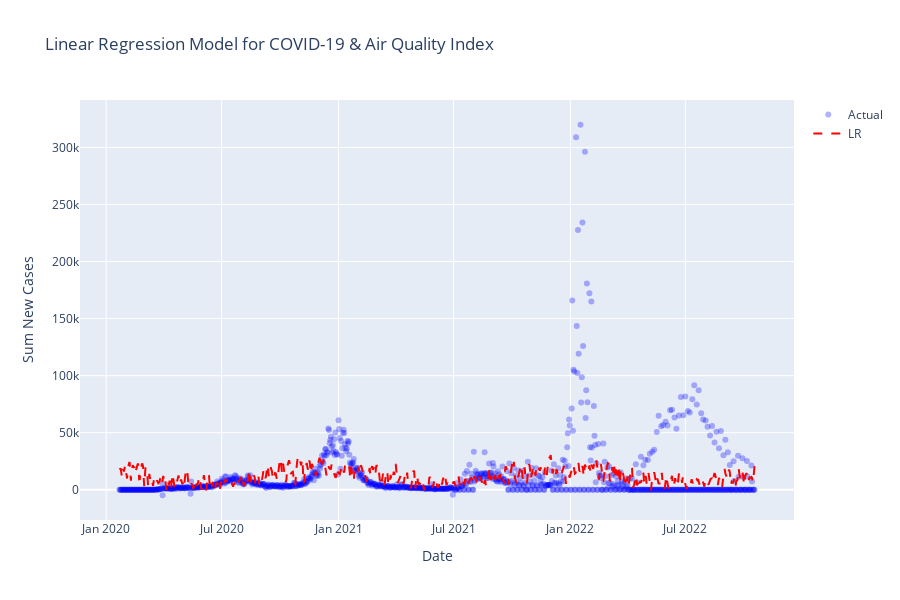

The cell this chart's notebook holds for it:
### Code cell
# For NO2 conc (ppb) & Sum New Cases
## Perform regression modeling
from sklearn.linear_model import LinearRegression
from sklearn.metrics import r2_score, mean_squared_error

import statsmodels.api as sm
import calendar

# Convert datetime to int
#x = data['Date'].values.astype(int) / 10**9  # Convert to seconds (UNIX epoch start)
#x = x.reshape(-1, 1)


x = NewData['NO2 conc (ppb)']
y = NewData['Sum New Cases']

#--------------------------------------------------------------
# Linear regression model
#--------------------------------------------------------------
# Stastical approach
x_lms = sm.add_constant(x)
linear_model_stat = sm.OLS(y, x_lms)
lms_results = linear_model_stat.fit()
p_values = lms_results.pvalues[1:]

# Machine learning approach (no p-values)
linear_model = LinearRegression()
linear_model.fit(x_lms, y)
y_linear_pred = linear_model.predict(x_lms)

# Calculate R2 and RMSE for linear regression model
linear_r2 = r2_score(y, y_linear_pred)
linear_rmse = np.sqrt(mean_squared_error(y, y_linear_pred))

print("Model Evaluation")
print("\nLinear Regression: RMSE=%.2f, R2=%.2f" % (linear_rmse, linear_r2))
for i, p_value in enumerate(p_values.index):
  print(f'P({p_value}): {p_values[i]}')

if any(p_values <= 0.05):
  print("There is a significant relationship between the predictor and the response\n")
else:
  print("There is no significant relationship between the predictor and the response\n")


# Plot the model
import plotly.graph_objects as go

xtt = NewData['Date'].dt.strftime('%Y-%m-%d')
scatter_actual = go.Scatter(x=xtt, y=y, mode='markers', name='Actual', marker=dict(color='blue', opacity=0.3))

line_regression = go.Scatter(x=xtt, y=y_linear_pred, mode='lines', name='LR', line=dict(color='red', dash='dash'))

data = [scatter_actual, line_regression]

layout = go.Layout(xaxis=dict(title='Date'),
                   yaxis=dict(title='Sum New Cases'),
                   title='Linear Regression Model for COVID-19 & Air Quality Index',
                   showlegend=True,
                   height=600)

fig = go.Figure(data=data, layout=layout)
fig.show()

### Figure 1 — Plotly figure (JSON) as saved in the notebook; plotly's stock layout.template omitted (floating-point values rounded to 4 significant figures; data arrays with more than 128 entries replaced by an {"elided": "..."} marker saying what was removed)
{"data": [{"marker": {"color": "blue", "opacity": 0.3}, "mode": "markers", "name": "Actual", "type": "scatter", "x": {"elided": "1001 str values"}, "y": {"elided": "1001 int values"}}, {"line": {"color": "red", "dash": "dash"}, "mode": "lines", "name": "LR", "type": "scatter", "x": {"elided": "1001 str values"}, "y": {"elided": "1001 float values"}}], "layout": {"height": 600, "showlegend": true, "title": {"text": "Linear Regression Model for COVID-19 & Air Quality Index"}, "xaxis": {"title": {"text": "Date"}}, "yaxis": {"title": {"text": "Sum New Cases"}}}}
